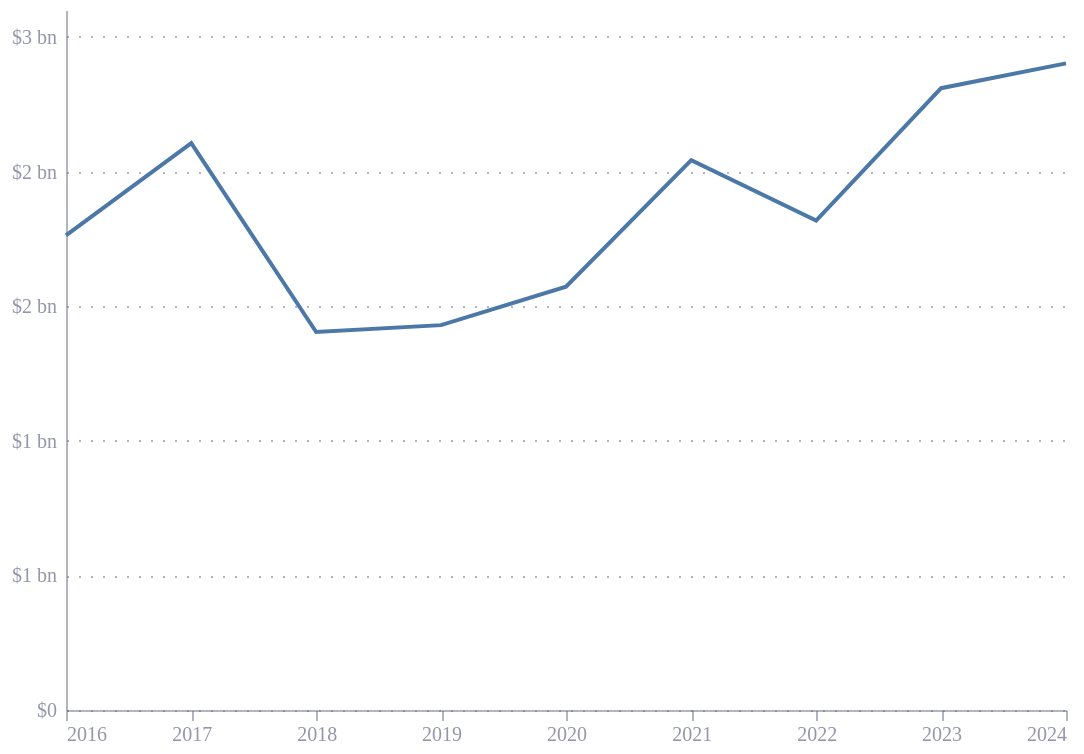

Vega-Lite specification stored for this chart:
### Vega-Lite specification from a JSON file in a GitHub repository (floating-point values rounded to 4 significant figures)
{"config": {"font": "Circular Std", "mark": {"line": {"interpolate": "monotone"}}, "view": {"stroke": "transparent", "width": 400, "height": 300}, "range": {"category": ["#36B7B4", "#E6224B", "#F4C245", "#0063AF", "#00A767", "#179FDB", "#EB5C2E"], "diverging": ["#E6224B", "#E54753", "#C9C9C9", "#179FDB", "#122B39"], "heatmap": ["#C9C9C9", "#179FDB", "#0063AF", "#122B39"], "ordinal": ["#00A767", "#36B7B4", "#179FDB", "#0063AF", "#243B5A"]}, "axisX": {"domainColor": "#676A86", "domainOpacity": 0.5, "grid": false, "labelAngle": 0, "labelColor": "#676A86", "labelOpacity": 0.7, "orient": "bottom", "tickColor": "#676A86", "tickCount": 10, "tickOpacity": 0.5, "title": false, "titleAlign": "center", "titleAnchor": "middle", "titleColor": "#676A86", "titleFontSize": 12, "titleOpacity": 0.8, "titleY": -15}, "axisY": {"domainColor": "#676A86", "domainOpacity": 0.5, "gridColor": "#676A86", "gridDash": [1, 5], "gridOpacity": 0.5, "labelColor": "#676A86", "labelOpacity": 0.7, "labelPadding": 5, "tickColor": "#676A86", "tickCount": 8, "tickOpacity": 0.5, "ticks": false, "titleAlign": "left", "titleAngle": 0, "titleBaseline": "bottom", "titleColor": "#676A86", "titleFontSize": 12, "titleOpacity": 0.8, "titleX": 0, "titleY": -7}}, "data": {"name": "data-06445d0375287ed389ed4b79ca45857a"}, "mark": {"type": "line"}, "encoding": {"x": {"field": "date", "title": "", "type": "temporal"}, "y": {"axis": {"format": "$,.0f", "labelExpr": "datum.label + (datum.value > 0 ? ' bn' : '')"}, "field": "value", "title": "", "type": "quantitative"}}, "height": 350, "width": 500, "$schema": "https://vega.github.io/schema/vega-lite/v5.20.1.json", "datasets": {"data-06445d0375287ed389ed4b79ca45857a": [{"date": "2016-01-01T00:00:00", "exporterISO": "W00", "exporter": "World", "value": 1.763}, {"date": "2017-01-01T00:00:00", "exporterISO": "W00", "exporter": "World", "value": 2.105}, {"date": "2018-01-01T00:00:00", "exporterISO": "W00", "exporter": "World", "value": 1.404}, {"date": "2019-01-01T00:00:00", "exporterISO": "W00", "exporter": "World", "value": 1.43}, {"date": "2020-01-01T00:00:00", "exporterISO": "W00", "exporter": "World", "value": 1.572}, {"date": "2021-01-01T00:00:00", "exporterISO": "W00", "exporter": "World", "value": 2.042}, {"date": "2022-01-01T00:00:00", "exporterISO": "W00", "exporter": "World", "value": 1.818}, {"date": "2023-01-01T00:00:00", "exporterISO": "W00", "exporter": "World", "value": 2.31}, {"date": "2024-01-01T00:00:00", "exporterISO": "W00", "exporter": "World", "value": 2.402}]}}
